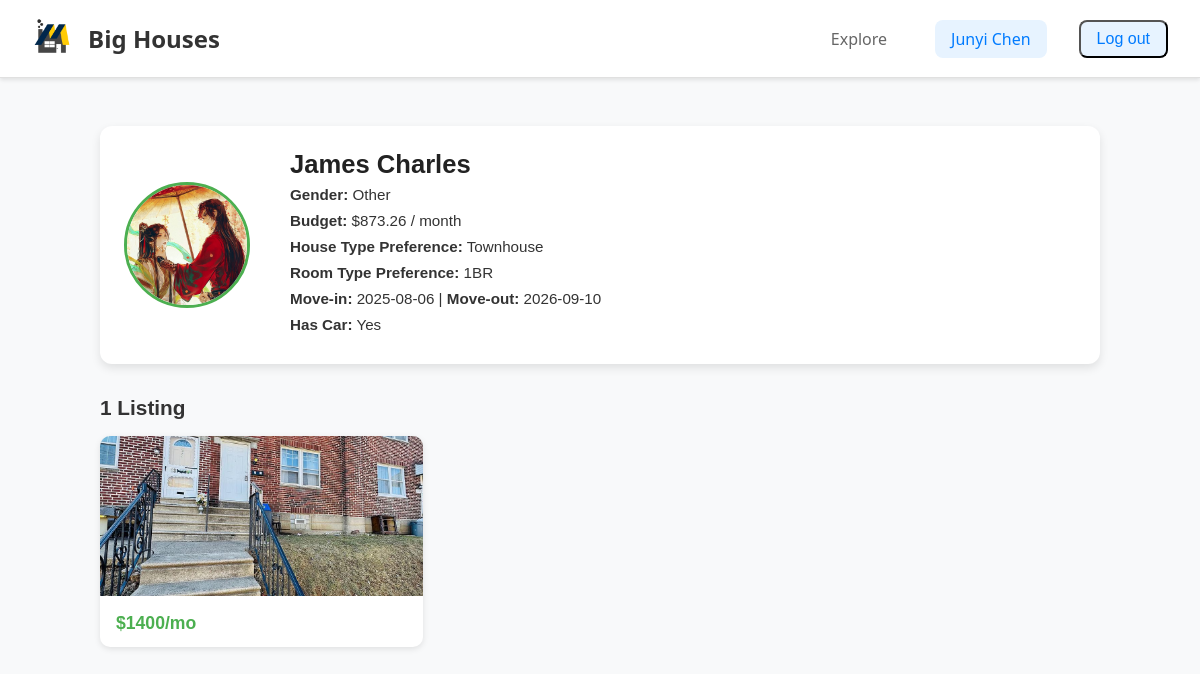
/users/jcharles/ (signed in), run on the app's committed database.
### tables this page shows
CREATE TABLE users (
    uniqname          VARCHAR(10) PRIMARY KEY,
    gender            VARCHAR(10), -- M/F/Other
    name              VARCHAR(100),
    phone_number      VARCHAR(20),
    budget            DECIMAL(10,2),
    preferred_location VARCHAR(100), -- not used!
    house_type_pref   VARCHAR(50),   -- Apartment, Dorm, House, Townhouse
    room_type_pref    VARCHAR(50),   -- Studio, 1BR, Shared, etc.
    move_in_date      DATE, -- Month/Year
    move_out_date     DATE, -- Month/Year
    grad_month        INT,
    grad_year         INT,
    password          VARCHAR(20),
    img_url           VARCHAR(100), 
    car               INT
);

CREATE TABLE posts (
    housing_id      INT PRIMARY KEY,
    contact_student_uniqname VARCHAR(10),
    street_address  VARCHAR(255),
    city            VARCHAR(100),
    state           VARCHAR(50),
    zip_code        VARCHAR(20),
    latitude        DECIMAL(9,6),
    longitude       DECIMAL(9,6),
    monthly_rent    DECIMAL(10,2),
    house_type      VARCHAR(50),   -- Apartment, Dorm, House, Townhouse
    room_type       VARCHAR(50),   -- Studio, 1BR, 2BR, Shared
    gender          VARCHAR(50),   -- All Girls, All Boys, Mixed
    availability_start DATE,
    availability_end   DATE,
    distance_to_campus DECIMAL(5,2),
    wifi_included           BOOLEAN,
    laundry         BOOLEAN,
    parking         BOOLEAN,
    pets_allowed    BOOLEAN,
    furnished       BOOLEAN,
    weed_friendly   BOOLEAN, 
    smoking_friendly BOOLEAN,
    drinking_friendly   BOOLEAN,
    air_conditioning BOOLEAN,
    heating BOOLEAN, 
    utilities_included BOOLEAN,
    distance_from_campus FLOAT, 
    FOREIGN KEY (contact_student_uniqname) REFERENCES users(uniqname)
);

### bigHouses/views/user.py (the view)
@bigHouses.app.route('/users/<username>/')
def show_user(username):
    if 'username' not in flask.session:
        return flask.redirect(flask.url_for('show_login'))
    connection = bigHouses.model.get_db()
    logname = flask.session.get('username')
    cur_user = connection.execute(
        "SELECT * "
        "FROM users "
        "WHERE uniqname = ? ",
        (username, )
    )
    user = cur_user.fetchone()
    if user is None:
        flask.abort(404)
    student = dict(user)
    cur_post = connection.execute(
        "SELECT street_address, monthly_rent, house_type, housing_id "
        "FROM posts "
        "WHERE contact_student_uniqname = ? ",
        (username, )
    ).fetchall()
    post_list = []
    for post in cur_post:
        images = connection.execute(
            "SELECT img_url FROM images WHERE housing_id = ? ORDER BY img_order ASC",
            (post["housing_id"],)
        ).fetchall()
        post_dict = dict(post)
        post_dict["images"] = ["/uploads/" + img["img_url"] for img in images]
        post_list.append(post_dict)
    context = {
        "logname": logname,
        "student": user,
        "posts": post_list
    }
    return flask.render_template("user.html", **context)

### bigHouses/model.py (called while the page is built)
def dict_factory(cursor, row):
    return {col[0]: row[idx] for idx, col in enumerate(cursor.description)}

def get_db():
    if 'sqlite_db' not in flask.g:
        db_filename = bigHouses.app.config['DATABASE_FILENAME']
        flask.g.sqlite_db = sqlite3.connect(str(db_filename))
        flask.g.sqlite_db.row_factory = dict_factory
        flask.g.sqlite_db.execute("PRAGMA foreign_keys = ON")
    return flask.g.sqlite_db

### bigHouses/templates/user.html (shortened to what this page needs)
<!DOCTYPE html>
<html lang="en">
<head>
    <link rel="stylesheet" href="{{ url_for('static', filename='css/style.css') }}">
</head>
<body>
    {% include "add_post.html" %}
    <header class="header">
        <div class="header-left">
            <a href="/"> <img src="{{ url_for('static', filename='images/logo.png') }}" alt="Logo"> </a>
            <h2>Big Houses</h2>
        </div>
        <div class="header-right">
            <a href="/explore/" class="nav-link">Explore</a>
            <a href="/users/{{ logname }}/" class="nav-link active">{{ logname }}</a>
            <form action="/accounts/logout/" method="POST" style="display:inline;">
                <button type="submit" class="nav-link active">Log out</button>
            </form>
        </div>
    </header>
    <main class="profile-container">
        <section class="student-info">
            <div class="profile-header">
                <img src="{{ url_for('uploaded_file', filename=student.img_url) }}" alt="Profile Pic" class="profile-pic">
                <div class="profile-details">
                    <h2>{{ student.name }}</h2>
                    <p><strong>Gender:</strong> {{ student.gender }}</p>
                    <p><strong>Budget:</strong> ${{ student.budget }} / month</p>
                    <p><strong>House Type Preference:</strong> {{ student.house_type_pref }}</p>
                    <p><strong>Room Type Preference:</strong> {{ student.room_type_pref }}</p>
                    <p><strong>Move-in:</strong> {{ student.move_in_date }} | <strong>Move-out:</strong> {{ student.move_out_date }}</p>
                    <p><strong>Has Car:</strong> {% if student.car %}Yes{% else %}No{% endif %}</p>
                </div>
            </div>
        </section>
        <section class="housing-grid">
            <h3>{{ posts|length }} Listing{{ 's' if posts|length != 1 else '' }}</h3>
            {% if posts %}
                <div class="grid">
                    {% for post in posts %}
                        <a href="/posts/{{ post.housing_id }}" class="housing-card">
                            <img src="{{ post.images[0] }}" alt="House Image">
                            <div class="card-body">
                                <h4>${{ post.monthly_rent }}/mo</h4>
                            </div>
                        </a>
                    {% endfor %}
                </div>
            {% else %}
                <h4>No listings yet.</h4>
            {% endif %}
        </section>
    </main>
</body>
</html>

### bigHouses/static/css/style.css (style rules this page uses)
.profile-pic { width: auto; height: 3rem; margin-right: 1rem; }
.header { display: flex; align-items: center; justify-content: space-between; padding: 1rem 2rem; background-color: #fff; border-bottom: 1px solid #e0e0e0; box-shadow: 0 2px 4px rgba(0,0,0,0.1); }
.header-left { display: flex; align-items: center; gap: 1rem; }
.header-left img { height: 2.5rem; width: auto; }
.header-left h2 { margin: 0; color: #333; font-size: 1.5rem; font-weight: 600; }
.header-right { display: flex; align-items: center; gap: 2rem; }
.nav-link { text-decoration: none; color: #666; font-weight: 500; font-size: 1rem; padding: 0.5rem 1rem; border-radius: 0.5rem; transition: all 0.3s ease; }
.nav-link.active { color: #007bff; background-color: #e7f3ff; }
body { margin: 0; padding: 0; font-family: 'Segoe UI', Tahoma, Geneva, Verdana, sans-serif; background-color: #f8f9fa; }
.profile-container { max-width: 1000px; margin: 2rem auto; padding: 1rem; font-family: Arial, sans-serif; color: #333; }
.student-info { background: #fff; border-radius: 12px; padding: 1.5rem; margin-bottom: 2rem; box-shadow: 0 4px 10px rgba(0,0,0,0.1); position: relative; }
.profile-header { display: flex; align-items: center; gap: 1.5rem; }
.profile-pic { width: 120px; height: 120px; object-fit: cover; border-radius: 50%; border: 3px solid #4CAF50; }
.profile-details h2 { margin: 0; font-size: 1.6rem; font-weight: bold; color: #222; }
.profile-details p { margin: 0.3rem 0; font-size: 0.95rem; line-height: 1.4; }
.housing-grid { margin-top: 2rem; }
.housing-grid h3 { margin-bottom: 1rem; font-size: 1.3rem; font-weight: bold; }
.grid { display: grid; grid-template-columns: repeat(auto-fill, minmax(240px, 1fr)); gap: 1rem; }
.housing-card { background: #fff; border-radius: 10px; overflow: hidden; text-decoration: none; color: inherit; box-shadow: 0 2px 6px rgba(0,0,0,0.1); transition: transform 0.2s ease, box-shadow 0.2s ease; }
.housing-card img { width: 100%; height: 160px; object-fit: cover; }
.card-body { padding: 0.8rem 1rem; }
.card-body h4 { margin: 0; font-size: 1.1rem; font-weight: bold; color: #4CAF50; }

### data on the page
users: img_url (picture), name "James Charles", gender "Other", budget "873.26", house_type_pref "Townhouse", room_type_pref "1BR", move_in_date "2025-08-06", move_out_date "2026-09-10"
posts: monthly_rent "1400"

### other printed values
{{ logname }} "Junyi Chen"
{{ posts|length }} "1"
